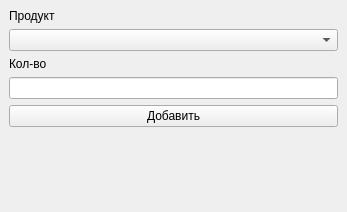
<?xml version="1.0" encoding="UTF-8"?>
<ui version="4.0">
 <class>MainWindow</class>
 <widget class="QMainWindow" name="MainWindow">
  <property name="geometry">
   <rect>
    <x>0</x>
    <y>0</y>
    <width>347</width>
    <height>212</height>
   </rect>
  </property>
  <property name="sizePolicy">
   <sizepolicy hsizetype="Preferred" vsizetype="Preferred">
    <horstretch>0</horstretch>
    <verstretch>0</verstretch>
   </sizepolicy>
  </property>
  <property name="windowTitle">
   <string>MainWindow</string>
  </property>
  <widget class="QWidget" name="centralwidget">
   <layout class="QVBoxLayout" name="verticalLayout">
    <item>
     <widget class="QLabel" name="label">
      <property name="text">
       <string>Продукт</string>
      </property>
     </widget>
    </item>
    <item>
     <widget class="QComboBox" name="comboBox"/>
    </item>
    <item>
     <widget class="QLabel" name="label_2">
      <property name="text">
       <string>Кол-во</string>
      </property>
     </widget>
    </item>
    <item>
     <widget class="QLineEdit" name="lineEdit"/>
    </item>
    <item>
     <widget class="QPushButton" name="pushButton">
      <property name="text">
       <string>Добавить</string>
      </property>
     </widget>
    </item>
    <item>
     <spacer name="verticalSpacer">
      <property name="orientation">
       <enum>Qt::Vertical</enum>
      </property>
      <property name="sizeHint" stdset="0">
       <size>
        <width>20</width>
        <height>40</height>
       </size>
      </property>
     </spacer>
    </item>
   </layout>
  </widget>
 </widget>
 <resources/>
 <connections/>
</ui>
